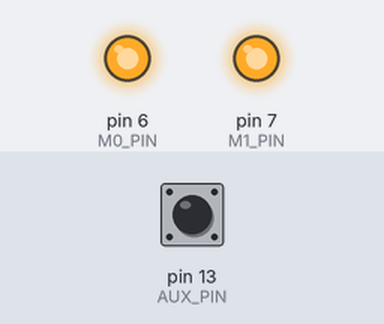
Bench run of a sketch on a simulated Arduino Uno, built with avr-gcc and run on an emulated ATmega328P. Parts: output pins drawn as LEDs (lit = HIGH). The test bench sets the inputs (shaded band); at power-on: pin 13 (AUX_PIN) HIGH. The modem accepts every AT command (registered, SIM ready, sends succeed) and sends nothing else; what the sketch prints to the serial monitor is not drawn.

Above: at 0.1 s.
Timing chart, 0 to 1.7 s (numbered marks = the images above):
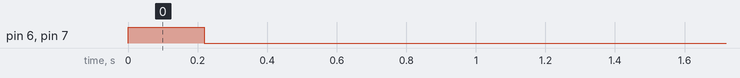

The sketch:

Fix_TX_SoftSl.ino
```cpp
#include <SoftwareSerial.h>

#define M0_PIN 6 // Connected via 5V-to-3.3V voltage divider
#define M1_PIN 7 // Connected via 5V-to-3.3V voltage divider
#define AUX_PIN 13

const int rxPin = 10; // Connect to Module TXD
const int txPin = 11; // Connect to Module RXD (via 5V-to-3.3V voltage divider)

SoftwareSerial e32Serial(rxPin, txPin);

// Wait for AUX pin to go HIGH (module ready)
void waitAUX() {
  while (digitalRead(AUX_PIN) == LOW);
  delay(10);
}

// Enter Sleep Mode (M0=1, M1=1) for configuration
void sleepMode() {
  digitalWrite(M0_PIN, HIGH);
  digitalWrite(M1_PIN, HIGH);
  delay(100);
  waitAUX();
}

// Enter Normal Mode (M0=0, M1=0) for TX/RX
void normalMode() {
  digitalWrite(M0_PIN, LOW);
  digitalWrite(M1_PIN, LOW);
  delay(100);
  waitAUX();
}

void configureModule() {
  sleepMode();

  /*
   * Command: C0 ADDH ADDL SPED CHAN OPTION
   *
   * ADDH = 0x00
   * ADDL = 0x01  → address 0x0001
   * SPED = 0x1A  → 9600 baud (bits 5-3: 011), 2.4k air rate (bits 2-0: 010), 8N1 (bits 7-6: 00)
   *               binary: 00 011 010 = 0x1A
   * CHAN = 0x04  → 862 + 4 = 866 MHz
   * OPTION = 0xC4 → bit7=1 (fixed transmission), bit6=1 (push-pull IO), bits5-3=000, bits1-0=00 (30dBm)
   *               binary: 1100 0100 = 0xC4
   */
  byte config[] = {0xC0, 0x00, 0x01, 0x1A, 0x04, 0xC4};
  e32Serial.write(config, 6);
  delay(100);

  // Read back confirmation
  while (e32Serial.available()) {
    Serial.print(e32Serial.read(), HEX);
    Serial.print(" ");
  }
  Serial.println();

  normalMode();
}

void setup() {
  Serial.begin(9600);
  e32Serial.begin(9600);

  pinMode(M0_PIN, OUTPUT);
  pinMode(M1_PIN, OUTPUT);
  pinMode(AUX_PIN, INPUT);

  configureModule();
  Serial.println("Transmitter ready");
}

void loop() {
  waitAUX();

  /*
   * Fixed transmission format: ADDH + ADDL + CHAN + data
   * Send to address 0x0002 on channel 0x04
   */
  String msg = "Hello from 0001!";
  byte header[] = {0x00, 0x02, 0x04};  // target ADDH, ADDL, CHAN
  e32Serial.write(header, 3);
  e32Serial.print(msg);

  Serial.println("Sent: " + msg);
  Serial.println(digitalRead(AUX_PIN));
  delay(1000);
  Serial.println(digitalRead(AUX_PIN));
  delay(2000);
}
```
